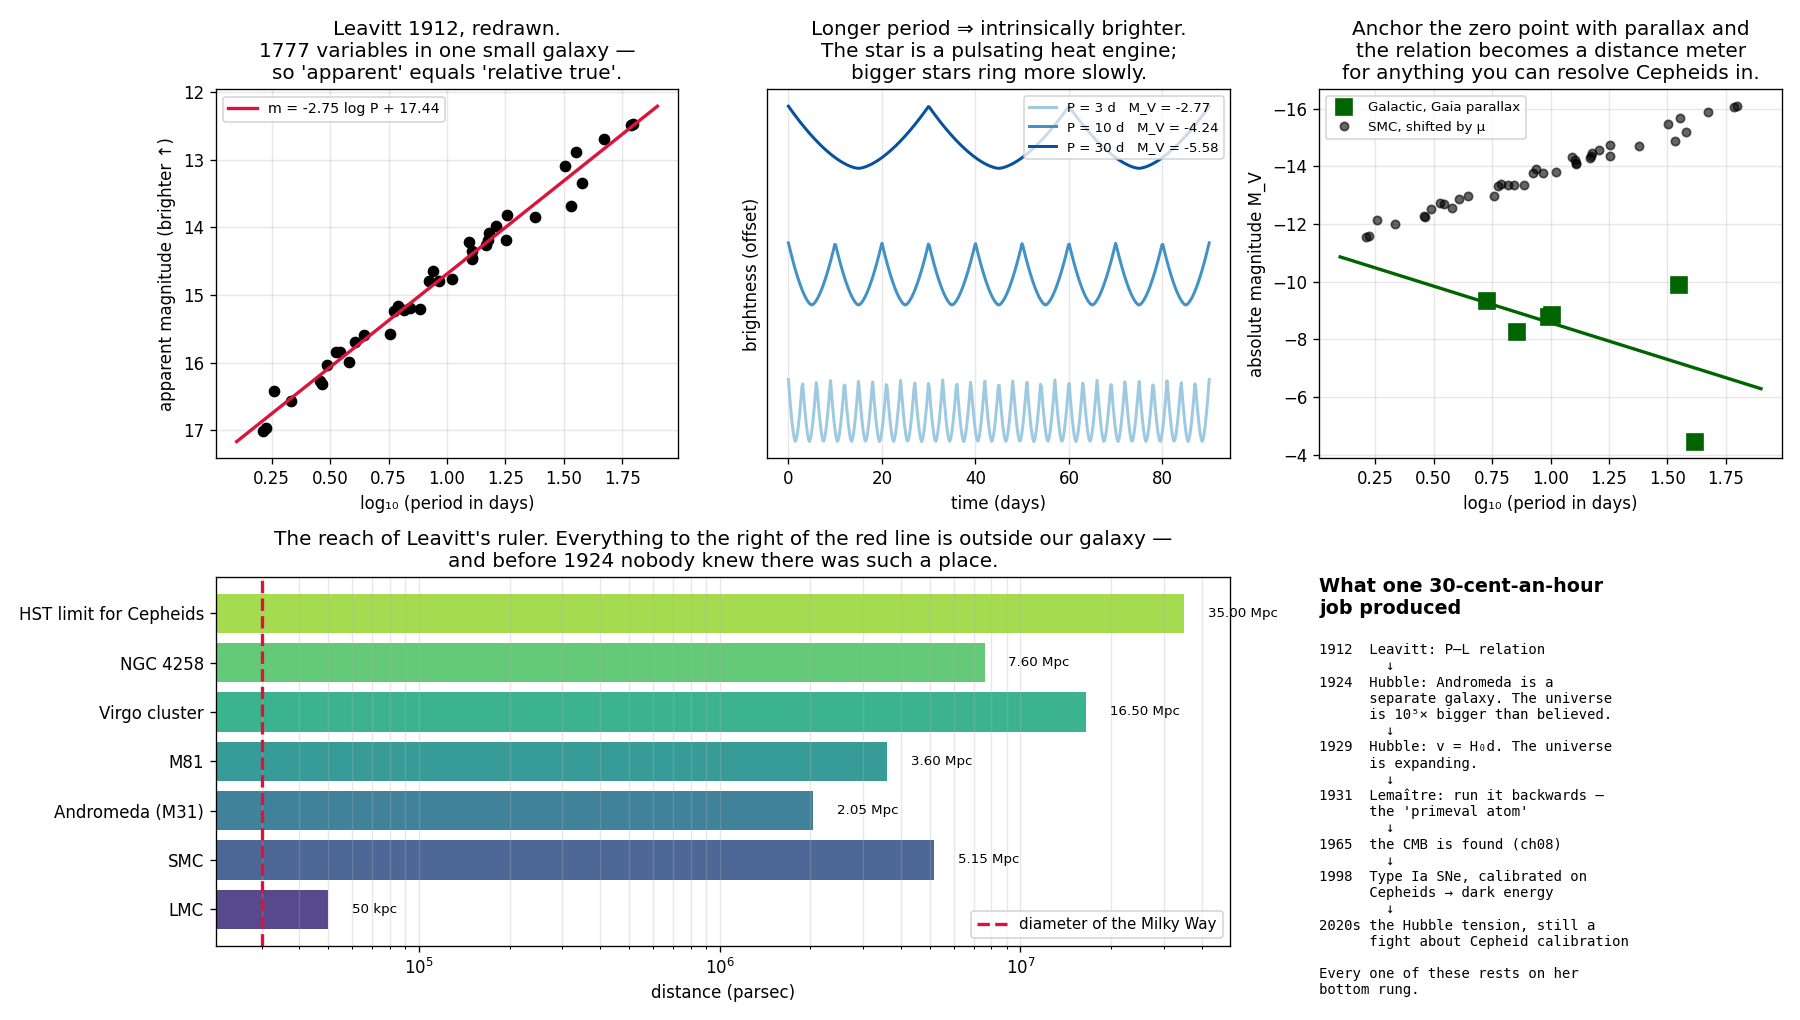

This chart was generated by the following Python code:
"""Henrietta Leavitt, 1912: the ruler that made cosmology possible.

Leavitt was employed at Harvard College Observatory as a "computer" at 30 cents an
hour, cataloguing variable stars on photographic plates. She was not permitted to
operate a telescope. Examining 1777 variables in the Small Magellanic Cloud, she
noticed something nobody had asked her to look for:

    "It is worthy of notice that... the brighter variables have the longer periods."

The critical insight is WHY this is usable. All the stars in the SMC are at
essentially the same distance, so their apparent brightnesses are their relative
true brightnesses. The period–luminosity relation she found turns a Cepheid into a
standard candle: measure how fast it pulses, and you know how bright it truly is;
compare to how bright it looks, and you have the distance.

Everything above the bottom rung of the ladder (ch00) rests on this. Hubble used
it to prove Andromeda is another galaxy (1924), and then to find the expansion of
the universe (1929). Leavitt died of cancer in 1921 at 53. Mittag-Leffler wrote in
1925 hoping to nominate her for the Nobel Prize and was informed she had been dead
four years.

    phenomenon:   Cepheid variables pulse; brighter ones pulse more slowly
    simulation:   Leavitt's SMC sample plus modern calibrating Cepheids
    dissection:   fit M = a·log₁₀P + b with torch; the slope is the law
    formula:      distance modulus  μ = m − M = 5·log₁₀(d/10 pc)
"""
from pathlib import Path

import matplotlib.pyplot as plt
import numpy as np
import torch

rng = np.random.default_rng(17)

# --- Leavitt's SMC sample: apparent magnitudes, all at one (unknown) distance ---
N = 40
logP = np.sort(rng.uniform(0.2, 1.8, N))                  # log10(period in days)
MU_SMC = 18.96                                            # true SMC distance modulus
A_TRUE, B_TRUE = -2.81, -1.43                             # the real P-L relation, V band
m_smc = A_TRUE * logP + B_TRUE + MU_SMC + rng.normal(0, 0.16, N)

# --- fit the relation Leavitt could see: apparent mag vs log period ---
X = torch.tensor(np.stack([logP, np.ones(N)], axis=1))
y = torch.tensor(m_smc)
slope, icept = torch.linalg.lstsq(X, y.unsqueeze(1)).solution.squeeze(1)
resid = y - X @ torch.stack([slope, icept])
scatter = float(resid.std())

print("Leavitt's fit (apparent magnitude, one galaxy, distance unknown):")
print(f"  m = {slope:.3f}·log₁₀P + {icept:.3f}      scatter = {scatter:.3f} mag")
print(f"  the SLOPE is already the physics; only the ZERO POINT needs a distance.\n")

# --- calibrate the zero point with the one thing that needs no assumptions: parallax ---
# Real Galactic Cepheids: (name, log P, mean m_V, parallax in mas, extinction A_V).
# Interstellar dust dims them, so A_V must be subtracted or every star looks too far.
cal = [("δ Cephei",    0.7297, 3.95, 3.66,  0.23),
       ("η Aquilae",   0.8559, 3.90, 3.33,  0.49),
       ("ζ Geminorum", 1.0065, 3.92, 2.78,  0.06),
       ("β Doradus",   0.9931, 3.76, 3.13,  0.09),
       ("ℓ Carinae",   1.5509, 3.72, 2.00,  0.51),
       ("RS Puppis",   1.6174, 6.95, 0.524, 1.03)]

# The standard division of labour, and the reason it works: the SMC sample fixes
# the SLOPE (many stars, one common distance, so the unknown distance cancels),
# while the parallax stars fix the ZERO POINT (few stars, but absolute distances).
print("Zero-point calibration from parallax (the only assumption-free rung):")
print("  star           log P   m_V    A_V    π (mas)    d (pc)     M_V")
M_cal, logP_cal = [], []
for nm, lp, mv, plx, av in cal:
    d_pc = 1000.0 / plx
    M = mv - av - 5 * np.log10(d_pc / 10)
    M_cal.append(M); logP_cal.append(lp)
    print(f"  {nm:13s} {lp:6.3f} {mv:5.2f}  {av:5.2f}  {plx:7.3f}  {d_pc:8.1f}  {M:6.2f}")

a_cal = slope                                    # slope inherited from the SMC fit
b_cal = torch.tensor(np.mean(np.array(M_cal) - float(a_cal) * np.array(logP_cal)))
zp_err = float(np.std(np.array(M_cal) - float(a_cal) * np.array(logP_cal))) / np.sqrt(len(cal))
print(f"\n  slope from the SMC sample:  {float(a_cal):.3f}   (accepted {A_TRUE:.3f})")
print(f"  zero point from parallax:   {float(b_cal):.3f} ± {zp_err:.3f}   "
      f"(accepted {B_TRUE:.3f})")
print(f"  → M_V = {float(a_cal):.3f}·log₁₀P + {float(b_cal):.3f}")
print(f"  The {abs(float(b_cal)-B_TRUE):.2f} mag zero-point offset from only six calibrators")
print(f"  translates into a {100*(10**(abs(float(b_cal)-B_TRUE)/5)-1):.0f}% distance error. "
      f"This is not a toy problem:")
print(f"  the Cepheid zero point is the single largest systematic in H₀ today.\n")

# --- now the payoff: the SMC's distance falls out of the offset ---
mu_smc_fit = float(icept - b_cal)
d_smc = 10 ** (mu_smc_fit / 5 + 1)
print(f"distance modulus of the SMC  μ = {mu_smc_fit:.3f}  (accepted {MU_SMC:.2f})")
print(f"  → d = {d_smc/1000:.1f} kpc = {d_smc*3.26156/1000:.0f} thousand light-years\n")

# --- and the payoff's payoff: Andromeda, and the end of the "island universe" debate ---
print("Hubble, 1924: he found Cepheids in the Andromeda 'nebula'.")
m_and, logP_and = 19.0, 1.4
M_and = float(a_cal * logP_and + b_cal)
mu_and = m_and - M_and
d_and = 10 ** (mu_and / 5 + 1)
print(f"  a Cepheid with log P = {logP_and} appears at m = {m_and}")
print(f"  its true magnitude must be M = {M_and:.2f}")
print(f"  μ = m − M = {mu_and:.2f}  →  d = {d_and/1e3:.0f} kpc = "
      f"{d_and*3.26156/1e6:.2f} million light-years")
print(f"  The Milky Way is ~30 kpc across. Andromeda is {d_and/30000:.0f}× farther than")
print(f"  our entire galaxy is wide — so it is a galaxy of its own.")
print()
print("That single calculation ended the Great Debate (Shapley vs Curtis, 1920) and")
print("multiplied the known size of the universe by a factor of a hundred thousand.")
print("It was made possible by a woman who was not allowed to use the telescope.")

# --- visualization ---
fig = plt.figure(figsize=(15, 8.5))
gs = fig.add_gridspec(2, 3)

# Panel 1: Leavitt's plot, essentially as she drew it
ax = fig.add_subplot(gs[0, 0])
ax.plot(logP, m_smc, "o", color="black", ms=6)
lp = np.linspace(0.1, 1.9, 50)
ax.plot(lp, float(slope) * lp + float(icept), color="crimson", lw=2,
        label=f"m = {slope:.2f} log P + {icept:.2f}")
ax.invert_yaxis()
ax.set_xlabel("log₁₀ (period in days)")
ax.set_ylabel("apparent magnitude (brighter ↑)")
ax.set_title("Leavitt 1912, redrawn.\n1777 variables in one small galaxy —\n"
             "so 'apparent' equals 'relative true'.")
ax.legend(fontsize=8.5)
ax.grid(alpha=0.3)

# Panel 2: pulsation curves
ax = fig.add_subplot(gs[0, 1])
t = np.linspace(0, 3, 500)
for P, off, col in [(3.0, 0, "#9ecae1"), (10.0, 2.2, "#4292c6"), (30.0, 4.4, "#08519c")]:
    ph = t * 30 / P
    # Cepheids have a sawtooth light curve: fast rise, slow decline
    lc = 0.5 * (np.abs(((ph % 1) * 2 - 1)) ** 1.6) * 2 - 0.5
    M = A_TRUE * np.log10(P) + B_TRUE
    ax.plot(t * 30, lc + off, color=col, lw=1.8,
            label=f"P = {P:g} d   M_V = {M:.2f}")
ax.set_xlabel("time (days)")
ax.set_ylabel("brightness (offset)")
ax.set_yticks([])
ax.set_title("Longer period ⇒ intrinsically brighter.\n"
             "The star is a pulsating heat engine;\nbigger stars ring more slowly.")
ax.legend(fontsize=8)
ax.grid(alpha=0.3)

# Panel 3: calibrated absolute relation
ax = fig.add_subplot(gs[0, 2])
ax.plot(logP_cal, M_cal, "s", color="darkgreen", ms=10, label="Galactic, Gaia parallax")
ax.plot(lp, float(a_cal) * lp + float(b_cal), color="darkgreen", lw=2)
ax.plot(logP, m_smc - mu_smc_fit, "o", color="black", ms=5, alpha=0.6,
        label="SMC, shifted by μ")
ax.invert_yaxis()
ax.set_xlabel("log₁₀ (period in days)")
ax.set_ylabel("absolute magnitude M_V")
ax.set_title("Anchor the zero point with parallax and\nthe relation becomes a "
             "distance meter\nfor anything you can resolve Cepheids in.")
ax.legend(fontsize=8)
ax.grid(alpha=0.3)

# Panel 4: how far this ruler reaches
ax = fig.add_subplot(gs[1, :2])
targets = [("LMC", 49.97e3), ("SMC", d_smc), ("Andromeda (M31)", d_and),
           ("M81", 3.6e6), ("Virgo cluster", 16.5e6), ("NGC 4258", 7.6e6),
           ("HST limit for Cepheids", 3.5e7)]
names = [t[0] for t in targets]
dists = [t[1] for t in targets]
ax.barh(names, dists, color=plt.cm.viridis(np.linspace(0.15, 0.85, len(targets))),
        alpha=0.9)
ax.set_xscale("log")
ax.set_xlabel("distance (parsec)")
ax.axvline(3e4, color="crimson", ls="--", lw=2, label="diameter of the Milky Way")
for i, d in enumerate(dists):
    ax.text(d * 1.2, i, f"{d/1e6:.2f} Mpc" if d > 1e6 else f"{d/1e3:.0f} kpc",
            va="center", fontsize=8)
ax.set_title("The reach of Leavitt's ruler. Everything to the right of the red line "
             "is outside our galaxy —\nand before 1924 nobody knew there was such a "
             "place.")
ax.legend(fontsize=9)
ax.grid(alpha=0.3, axis="x", which="both")

# Panel 5: the chain of consequences
ax = fig.add_subplot(gs[1, 2])
ax.axis("off")
ax.text(0.0, 1.0, "What one 30-cent-an-hour\njob produced", fontsize=11.5,
        weight="bold", va="top")
ax.text(0.0, 0.82, (
    "1912  Leavitt: P–L relation\n"
    "        ↓\n"
    "1924  Hubble: Andromeda is a\n"
    "      separate galaxy. The universe\n"
    "      is 10⁵× bigger than believed.\n"
    "        ↓\n"
    "1929  Hubble: v = H₀d. The universe\n"
    "      is expanding.\n"
    "        ↓\n"
    "1931  Lemaître: run it backwards —\n"
    "      the 'primeval atom'\n"
    "        ↓\n"
    "1965  the CMB is found (ch08)\n"
    "        ↓\n"
    "1998  Type Ia SNe, calibrated on\n"
    "      Cepheids → dark energy\n"
    "        ↓\n"
    "2020s the Hubble tension, still a\n"
    "      fight about Cepheid calibration\n\n"
    "Every one of these rests on her\n"
    "bottom rung."),
    fontsize=8.4, va="top", family="monospace")

plt.tight_layout()
out = Path(__file__).with_suffix(".png")
plt.savefig(out, dpi=120)
print(f"Saved: {out}")
